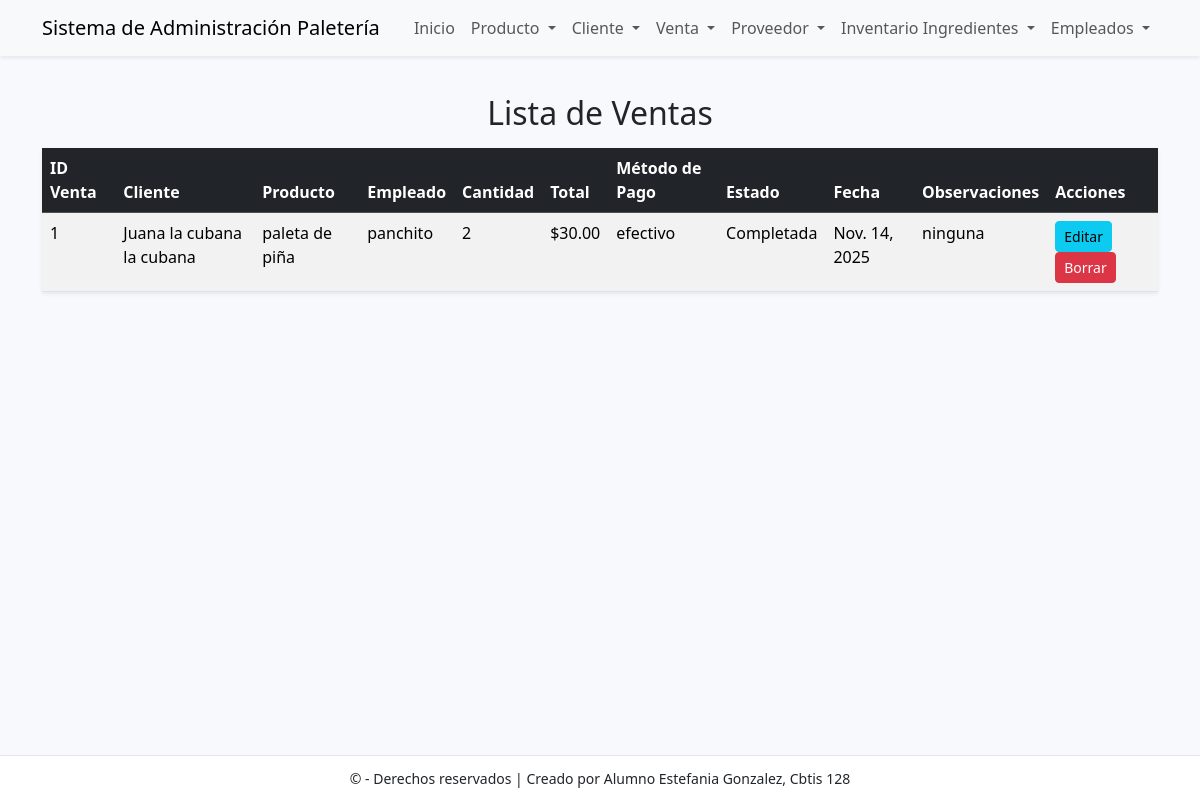
The app's page /venta/ver/ with its own data.
### app_Paleteria/models.py (models this page shows, shortened)
class Venta(models.Model):
    id_venta = models.AutoField(primary_key=True)
    fecha_venta = models.DateField(auto_now_add=True)
    cantidad = models.IntegerField()
    total = models.DecimalField(max_digits=10, decimal_places=2)
    metodo_pago = models.CharField(max_length=50)
    estado = models.CharField(max_length=50, blank=True)
    observaciones = models.CharField(max_length=200, blank=True)
    id_cliente = models.ForeignKey(
        Cliente,
        on_delete=models.CASCADE,
        db_column='id_cliente'
    )
    id_producto = models.ForeignKey(
        Producto,
        on_delete=models.CASCADE,
        db_column='id_producto'
    )
    id_empleado = models.ForeignKey(
        Empleado,
        on_delete=models.CASCADE,
        db_column='id_empleado'
    )

class Cliente(models.Model):
    id_cliente = models.AutoField(primary_key=True)
    nombre = models.CharField(max_length=100)
    apellido = models.CharField(max_length=100)
    telefono = models.CharField(max_length=50)
    email = models.CharField(max_length=100)
    direccion = models.CharField(max_length=100)
    fecha_registro = models.DateField(auto_now_add=True)
    ciudad = models.CharField(max_length=100, blank=True)

class Producto(models.Model):
    id_producto = models.AutoField(primary_key=True)
    nombre = models.CharField(max_length=100)
    sabor = models.CharField(max_length=100)
    precio = models.DecimalField(max_digits=10, decimal_places=2)
    stock = models.IntegerField()
    tipo = models.CharField(max_length=100)
    fecha_elaboracion = models.DateField()
    descripcion = models.CharField(max_length=200, blank=True)
    id_ingrediente = models.ForeignKey(
        InventarioIngrediente,
        on_delete=models.CASCADE,
        db_column='id_ingrediente'
    )

class Empleado(models.Model):
    id_empleado = models.AutoField(primary_key=True)
    nombre = models.CharField(max_length=100)
    apellido = models.CharField(max_length=100)
    cargo = models.CharField(max_length=100)
    fecha_contratacion = models.DateField()
    salario = models.DecimalField(max_digits=10, decimal_places=2)
    direccion = models.CharField(max_length=200)
    edad = models.IntegerField()

### app_Paleteria/views.py (the view)
# urls.py: path('venta/ver/', views.ver_venta, name='ver_venta'),
def ver_venta(request):
    ventas = Venta.objects.select_related('id_cliente', 'id_producto', 'id_empleado').all().order_by('id_venta')
    return render(request, 'venta/ver_venta.html', {'ventas': ventas})

### app_Paleteria/templates/venta/ver_venta.html
{% extends 'base.html' %}
{% block content %}
  <h2 class="text-center mt-4 mb-3">Lista de Ventas</h2>
  <table class="table table-striped table-hover shadow-sm">
    <thead class="table-dark">
      <tr>
        <th>ID Venta</th>
        <th>Cliente</th>
        <th>Producto</th>
        <th>Empleado</th>
        <th>Cantidad</th>
        <th>Total</th>
        <th>Método de Pago</th>
        <th>Estado</th>
        <th>Fecha</th>
        <th>Observaciones</th>
        <th>Acciones</th>
      </tr>
    </thead>
    <tbody>
      {% for v in ventas %}
      <tr>
        <td>{{ v.id_venta }}</td>
        <td>{{ v.id_cliente.nombre }} {{ v.id_cliente.apellido }}</td>
        <td>{{ v.id_producto.nombre }}</td>
        <td>{{ v.id_empleado.nombre }}</td>
        <td>{{ v.cantidad }}</td>
        <td>${{ v.total }}</td>
        <td>{{ v.metodo_pago }}</td>
        <td>{{ v.estado }}</td>
        <td>{{ v.fecha_venta }}</td>
        <td>{{ v.observaciones }}</td>
        <td>
          <a class="btn btn-sm btn-info" href="{% url 'actualizar_venta' v.pk %}">Editar</a>
          <a class="btn btn-sm btn-danger" href="{% url 'borrar_venta' v.pk %}">Borrar</a>
        </td>
      </tr>
      {% empty %}
      <tr>
        <td colspan="10" class="text-center">No hay ventas registradas.</td>
      </tr>
      {% endfor %}
    </tbody>
  </table>
{% endblock %}

### app_Paleteria/templates/base.html (style rules this page uses)
body { padding-top: 70px; padding-bottom: 70px; background:#f7f9fc; }

### records on screen
Venta: id_venta "1", id_cliente.nombre "Juana la cubana", id_cliente.apellido "la cubana", id_producto.nombre "paleta de piña", id_empleado.nombre "panchito", cantidad "2", total "30.00", metodo_pago "efectivo", estado "Completada", fecha_venta "Nov. 14, 2025", observaciones "ninguna"
